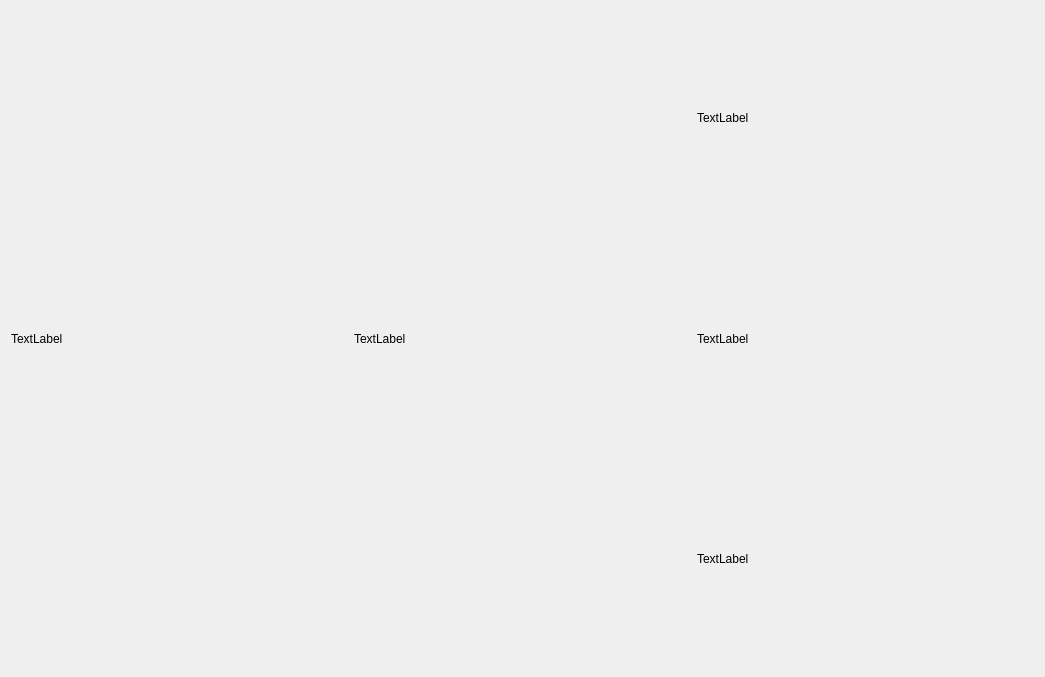
<?xml version="1.0" encoding="UTF-8"?>
<ui version="4.0">
 <class>Form</class>
 <widget class="QWidget" name="Form">
  <property name="geometry">
   <rect>
    <x>0</x>
    <y>0</y>
    <width>1045</width>
    <height>677</height>
   </rect>
  </property>
  <property name="windowTitle">
   <string>Cam view</string>
  </property>
  <layout class="QHBoxLayout" name="horizontalLayout">
   <item>
    <layout class="QHBoxLayout" name="horizontalLayout_2">
     <item>
      <widget class="QLabel" name="main_video">
       <property name="text">
        <string>TextLabel</string>
       </property>
       <property name="scaledContents">
        <bool>false</bool>
       </property>
      </widget>
     </item>
     <item>
      <widget class="QLabel" name="thermal_video">
       <property name="text">
        <string>TextLabel</string>
       </property>
       <property name="scaledContents">
        <bool>false</bool>
       </property>
      </widget>
     </item>
     <item>
      <layout class="QVBoxLayout" name="verticalLayout">
       <item>
        <widget class="QLabel" name="label">
         <property name="text">
          <string>TextLabel</string>
         </property>
         <property name="scaledContents">
          <bool>false</bool>
         </property>
        </widget>
       </item>
       <item>
        <widget class="QLabel" name="label_2">
         <property name="text">
          <string>TextLabel</string>
         </property>
         <property name="scaledContents">
          <bool>false</bool>
         </property>
        </widget>
       </item>
       <item>
        <widget class="QLabel" name="label_3">
         <property name="text">
          <string>TextLabel</string>
         </property>
         <property name="scaledContents">
          <bool>false</bool>
         </property>
        </widget>
       </item>
      </layout>
     </item>
    </layout>
   </item>
  </layout>
 </widget>
 <resources/>
 <connections/>
</ui>
